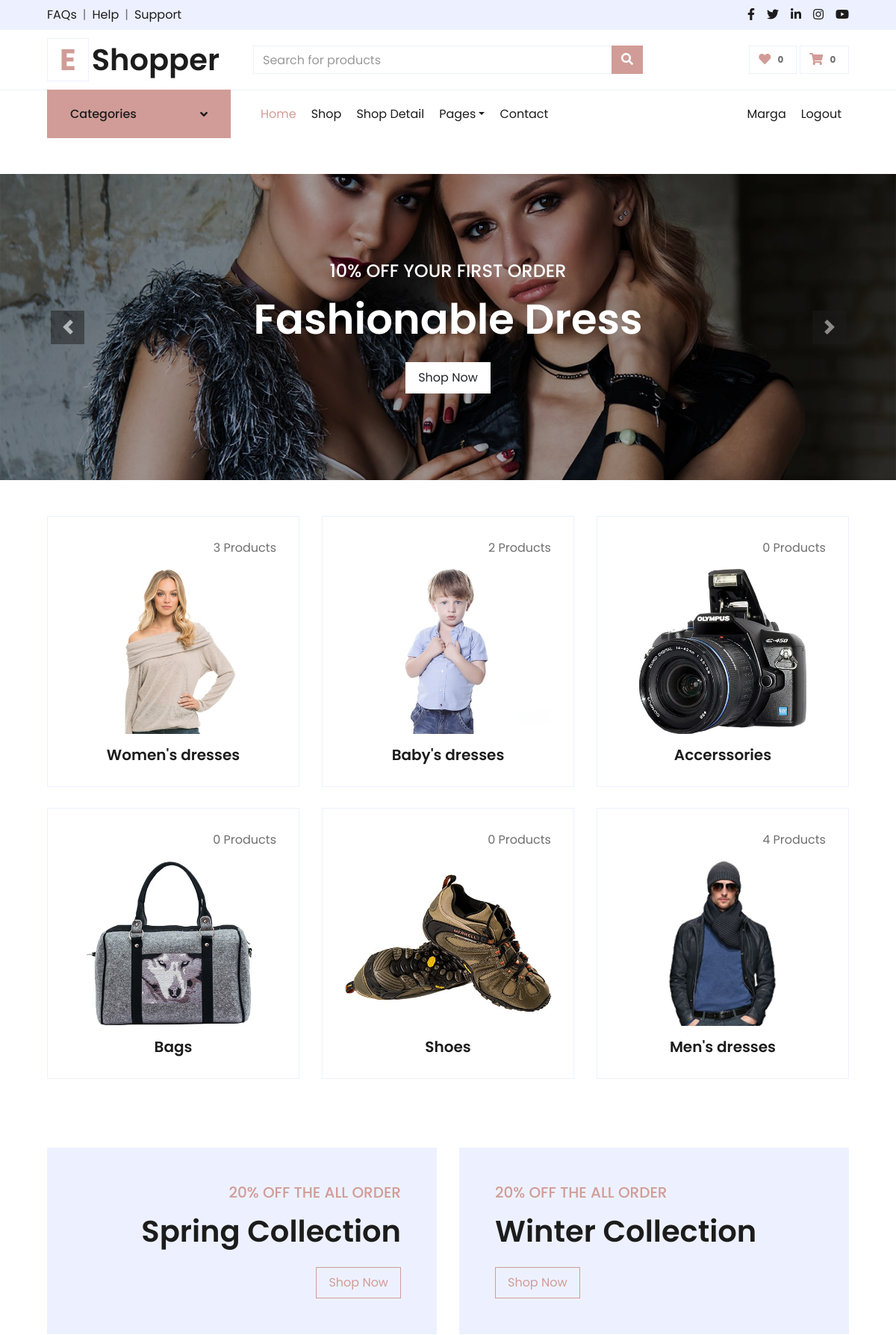
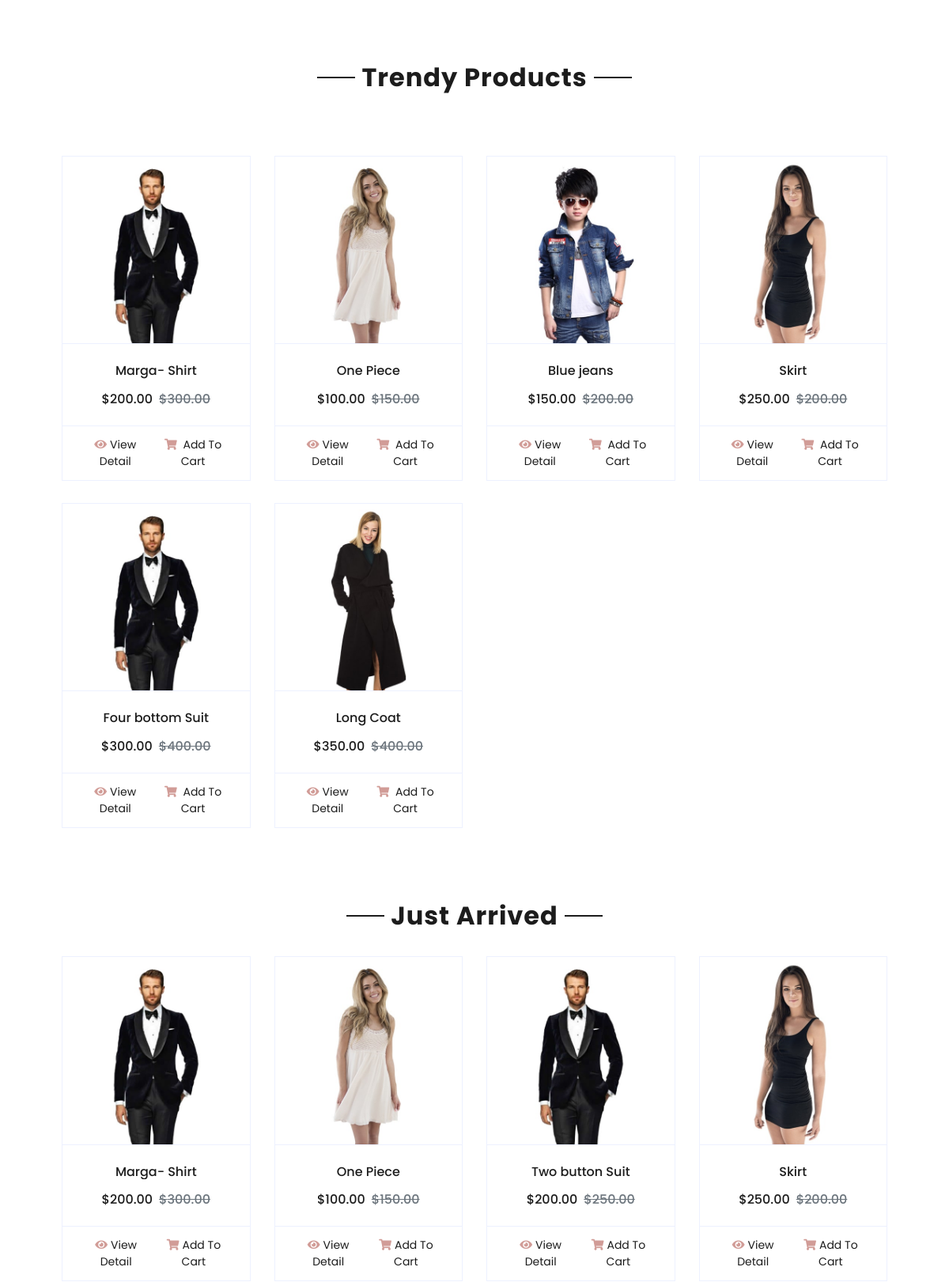
The page / (signed in, upper part) on the database its author committed (2 pictures, top to bottom).
### user_auth/models.py (models this page shows, shortened)
class User(AbstractUser):
    email = models.EmailField(unique=True)
    username = models.CharField(max_length=100)
    USERNAME_FIELD = 'email'
    REQUIRED_FIELDS = ['username']

### shop/models.py (models this page shows, shortened)
class Category(models.Model):
    cid = ShortUUIDField(unique=True,length=10,max_length=20,prefix='cat',alphabet='marga1234')
    title = models.CharField(max_length=100 , default='food')
    image = models.ImageField(upload_to='category',default='category.jpg')
    class Meta:
        verbose_name_plural = 'Categories' # for getting name categories rather categoyrs

class Product(models.Model):
    pid = ShortUUIDField(unique=True,length=10,max_length=20,alphabet='abc1234')
    title = models.CharField(max_length=40)
    color = models.ForeignKey(Product_colors, on_delete=models.SET_NULL, null=True)
    size = models.ForeignKey(Product_sizes, on_delete=models.SET_NULL, null=True)
    price_range = models.ForeignKey(Product_price, on_delete=models.SET_NULL, null=True)
    image = models.ImageField(upload_to=user_directory_path, default='product.jpg')
    description=RichTextUploadingField(null=True,blank=True,default="This is a product.")
    user = models.ForeignKey(User, on_delete=models.SET_NULL, null=True)
    vendor = models.ForeignKey(Vendor, on_delete=models.SET_NULL, null=True)
    category = models.ForeignKey(Category, on_delete=models.SET_NULL, null=True , related_name='category')  #related name for getting number of products for category
    price = models.DecimalField(max_digits=9999999999, decimal_places=2, default='1.99')
    old_price = models.DecimalField(max_digits=9999999999, decimal_places=2, default='2.99')
    specifications=RichTextUploadingField(null=True,blank=True)
    tags = TaggableManager(blank=True)
    product_status = models.CharField(choices=STATUS, max_length=10 , default="in_review")
    pro_qty = models.IntegerField(null=True)
    just_arrived = models.BooleanField(default=False)
    is_trendy =  models.BooleanField(default=False)
    in_stock = models.BooleanField(default=True)
    featured = models.BooleanField(default=False)
    digital = models.BooleanField(default=False)
    sku = ShortUUIDField (unique=True, length=4 , max_length=10 , prefix="sku" , alphabet ="1234567890")
    date = models.DateTimeField(auto_now_add=True)
    updated = models.DateTimeField(null=True, blank=True)
    class Meta:
        verbose_name_plural = 'products' # for getting name categories rather product

### shop/views.py (the view)
# urls.py: path('', shop_views.index,name='index'),
def index(request):
    products = Product.objects.all()
    category = Category.objects.all()
    vendors = Vendor.objects.all()
    context={
        'products' :products,
        'category' :category,
        'vendors'  :vendors,
    }
    return render(request,'shop/index.html',context)

### shop/context.py (called while the page is built)
def default(request):
    categories = Category.objects.all()
    products = Product.objects.all()
    sizes = Product_sizes.objects.all()
    prices = Product_price.objects.all()
    color = Product_colors.objects.all()
    j_ar = Product.objects.filter(just_arrived=True)  # to filter all the arrived products
    trendy = Product.objects.filter(is_trendy=True)  # to filter all the trendy products
    return {
        'categories' : categories ,
         'j_ar'     :j_ar,
        'trendy'   :trendy,
       'products'  : products,
        'sizes' :sizes,
        'prices' : prices,
        'color' : color
    }

### shop/templates/shop/index.html (shortened to what this page needs)
{% extends 'base.html' %}
{% load static %}
{%block body%}
{% include './includes/nav.html' %}
{% include './includes/cor.html' %}
    <div class="container-fluid pt-5">
        <div class="row px-xl-5 pb-3">
            {%for c in category%}
            <div class="col-lg-4 col-md-6 pb-1">
                <div class="cat-item d-flex flex-column border mb-4" style="padding: 30px;">
                    <p class="text-right">{{c.category.count }} Product{{c.category.count|pluralize}}</p>
                    <a href="{% url 'category' c.cid %}" class="cat-img position-relative overflow-hidden mb-3">
                        <img class="img-fluid" src="{{c.image.url}}" alt="">
                    </a>
                    <h5 class="font-weight-semi-bold m-0" style="text-align: center;">{{c.title}}</h5>
                </div>
            </div>
            {%endfor%}
        </div>
    </div>
{%endblock%}

### templates/base.html (shortened to what this page needs)
{% load static  %}
<!DOCTYPE html>
<html lang="en">
<head>
    <link href="https://cdnjs.cloudflare.com/ajax/libs/font-awesome/5.10.0/css/all.min.css" rel="stylesheet">
    <link href="{% static './lib/owlcarousel/assets/owl.carousel.min.css' %}" rel="stylesheet">
    <link rel="stylesheet" href="https://cdnjs.cloudflare.com/ajax/libs/font-awesome/4.7.0/css/font-awesome.min.css">
    <link href="{% static './css/style.css' %}" rel="stylesheet">
</head>
<body>
    <div class="container-fluid">
        <div class="row bg-secondary py-2 px-xl-5">
            <div class="col-lg-6 d-none d-lg-block">
                <div class="d-inline-flex align-items-center">
                    <a class="text-dark" href="">FAQs</a>
                    <span class="text-muted px-2">|</span>
                    <a class="text-dark" href="">Help</a>
                    <span class="text-muted px-2">|</span>
                    <a class="text-dark" href="">Support</a>
                </div>
            </div>
            <div class="col-lg-6 text-center text-lg-right">
                <div class="d-inline-flex align-items-center">
                    <a class="text-dark px-2" href="">
                        <i class="fab fa-facebook-f"></i>
                    </a>
                    <a class="text-dark px-2" href="">
                        <i class="fab fa-twitter"></i>
                    </a>
                    <a class="text-dark px-2" href="">
                        <i class="fab fa-linkedin-in"></i>
                    </a>
                    <a class="text-dark px-2" href="">
                        <i class="fab fa-instagram"></i>
                    </a>
                    <a class="text-dark pl-2" href="">
                        <i class="fab fa-youtube"></i>
                    </a>
                </div>
            </div>
        </div>
        <div class="row align-items-center py-3 px-xl-5">
            <div class="col-lg-3 d-none d-lg-block">
                <a href="" class="text-decoration-none">
                    <h1 class="m-0 display-5 font-weight-semi-bold"><span class="text-primary font-weight-bold border px-3 mr-1">E</span>Shopper</h1>
                </a>
            </div>
            <div class="col-lg-6 col-6 text-left">
                <form method="GET" action="{% url 'shop' %}">
                    <div class="input-group">
                        <input type="text" class="form-control" placeholder="Search for products" name="q">
                        <div class="input-group-append">
                            <button type="submit" class="btn btn-primary">
                                <i class="fa fa-search text-white"></i>
                            </button>
                        </div>
                    </div>
                </form>
            </div>
            <div class="col-lg-3 col-6 text-right">
                <a href="" class="btn border">
                    <i class="fas fa-heart text-primary"></i>
                    <span class="badge">0</span>
                </a>
                <a href="{% url 'cart' %}" class="btn border">
                    <i  class="fas fa-shopping-cart text-primary"></i>
                    <span class="cart-items-count badge">{{request.session.cart_data_obj|length}}</span>
                </a>
            </div>
        </div>
    </div>
    {% block body %}
    {% endblock %}
    <div class="container-fluid offer pt-5">
        <div class="row px-xl-5">
            <div class="col-md-6 pb-4">
                <div class="position-relative bg-secondary text-center text-md-right text-white mb-2 py-5 px-5">
                    <div class="position-relative" style="z-index: 1;">
                        <h5 class="text-uppercase text-primary mb-3">20% off the all order</h5>
                        <h1 class="mb-4 font-weight-semi-bold">Spring Collection</h1>
                        <a href="" class="btn btn-outline-primary py-md-2 px-md-3">Shop Now</a>
                    </div>
                </div>
            </div>
            <div class="col-md-6 pb-4">
                <div class="position-relative bg-secondary text-center text-md-left text-white mb-2 py-5 px-5">
                    <div class="position-relative" style="z-index: 1;">
                        <h5 class="text-uppercase text-primary mb-3">20% off the all order</h5>
                        <h1 class="mb-4 font-weight-semi-bold">Winter Collection</h1>
                        <a href="" class="btn btn-outline-primary py-md-2 px-md-3">Shop Now</a>
                    </div>
                </div>
            </div>
        </div>
    </div>
    <div class="container-fluid pt-5">
        <div class="text-center mb-4">
            <h2 class="section-title px-5"><span class="px-2">Trendy Products</span></h2>
        </div>
        <div class="container-fluid pt-5">
            <div class="row px-xl-5 pb-3">
                {%for pro in trendy%}
                <div class="col-lg-3 col-md-6 col-sm-12 pb-1">
                    <div class="card product-item border-0 mb-4">
                        <div class="card-header product-img position-relative overflow-hidden bg-transparent border p-0">
                             <a href="{% url 'detail' pro.pid %}"> <img class="img-fluid w-100"  src="{{pro.image.url}}" alt=""> </a>
                        </div>
                        <div class="card-body border-left border-right text-center p-0 pt-4 pb-3">
                            <h6 class="text-truncate mb-3">{{pro.title}}</h6>
                            <div class="d-flex justify-content-center">
                                <span><h6>$</h6></span><span class="current-product-price-{{pro.id}}"><h6>{{pro.price}}</h6></span>
                                <h6 class="text-muted ml-2"><del>${{pro.old_price}}</del></h6>
                            </div>
                        </div>
                        <div class="card-footer d-flex justify-content-between bg-light border">
                            <a href="{% url 'detail' pro.pid %}"  class="btn btn-sm text-dark p-0"><i class="fas fa-eye text-primary mr-1"></i>View Detail</a>
                            <button href="" type="submit" class="add-to-cart-btn btn btn-sm text-dark p-0" data-index="{{pro.id}}" id="add-to-cart-btn">
                                <i class="fas fa-shopping-cart text-primary mr-1">
                                </i>
                                Add To Cart
                            </button>
                        </div>
                    </div>
                </div>
                {%endfor%}
            </div>
        </div>
    {% include 'shop/includes/just.html' %}
</body>
</html>

### shop/templates/shop/includes/nav.html (shortened to what this page needs)
{% load static  %}
<!DOCTYPE html>
<html lang="en">
<head>
    <link href="https://cdnjs.cloudflare.com/ajax/libs/font-awesome/5.10.0/css/all.min.css" rel="stylesheet">
    <link href="{% static '/static/lib/owlcarousel/assets/owl.carousel.min.css' %}" rel="stylesheet">
    <link href="{% static '/static/css/style.css' %}" rel="stylesheet">
</head>
<body>
<div class="container-fluid mb-5">
    <div class="row border-top px-xl-5">
        <div class="col-lg-3 d-none d-lg-block">
            <a class="btn shadow-none d-flex align-items-center justify-content-between bg-primary text-white w-100 collapsed" data-toggle="collapse" href="#navbar-vertical" style="height: 65px; margin-top: -1px; padding: 0 30px;">
                <h6 class="m-0">Categories</h6>
                <i class="fa fa-angle-down text-dark"></i>
            </a>
        </div>
        <div class="col-lg-9">
            <nav class="navbar navbar-expand-lg bg-light navbar-light py-3 py-lg-0 px-0">
                <div class="collapse navbar-collapse justify-content-between" id="navbarCollapse">
                    <div class="navbar-nav mr-auto py-0">
                        <a href="{% url 'index'  %}" class="nav-item nav-link active">Home</a>
                        <a href="{% url 'shop' %}" class="nav-item nav-link">Shop</a>
                        <a href="detail.html" class="nav-item nav-link">Shop Detail</a>
                        <div class="nav-item dropdown">
                            <a href="#" class="nav-link dropdown-toggle" data-toggle="dropdown">Pages</a>
                        </div>
                        <a href="contact.html" class="nav-item nav-link">Contact</a>
                    </div>
                    <div class="navbar-nav ml-auto py-0">
                    {%if request.user.is_authenticated %}
                        <a href="" class="nav-item nav-link">{{user.username | title}}</a>
                        <a href="{% url 'logout' %}" class="nav-item nav-link">Logout</a>
                    {%else %}
                        <a href="{% url 'login' %}" class="nav-item nav-link">Login</a>
                        <a href="{% url 'signup' %}" class="nav-item nav-link">Register</a>
                    {%endif%}
                    </div>
                </div>
            </nav>
        </div>
    </div>
</div>

### shop/templates/shop/includes/just.html (shortened to what this page needs)
{% load static  %}
<div class="container-fluid pt-5">
    <div class="text-center mb-4">
        <h2 class="section-title px-5"><span class="px-2">Just Arrived</span></h2>
    </div>
    <div class="row px-xl-5 pb-3">
        {%for item in j_ar%}
        <div class="col-lg-3 col-md-6 col-sm-12 pb-1">
            <div class="card product-item border-0 mb-4">
                <div class="card-header product-img position-relative overflow-hidden bg-transparent border p-0">
                   <a href="{%url 'detail' item.pid %}" cd > <img class="img-fluid w-100" src="{{item.image.url}}" alt=""></a>
                </div>
                <div class="card-body border-left border-right text-center p-0 pt-4 pb-3">
                    <h6 class="text-truncate mb-3">{{item.title}}</h6>
                    <div class="d-flex justify-content-center">
                        <span><h6>$</h6></span><span class="current-product-price-{{item.id}}"><h6>{{item.price}}</h6></span>
                        <h6 class="text-muted ml-2"><del>${{item.old_price}}</del></h6>
                    </div>
                </div>
                <div class="card-footer d-flex justify-content-between bg-light border">
                    <a href="{%url 'detail' item.pid %}" class="btn btn-sm text-dark p-0"><i class="fas fa-eye text-primary mr-1"></i>View Detail</a>
                    <button href="" type="submit" class="add-to-cart-btn btn  btn-sm text-dark p-0" data-index="{{item.id}}" id="add-to-cart-btn"><i class="fas fa-shopping-cart text-primary mr-1"></i>Add To Cart</button>
                </div>
            </div>
        </div>
        {%endfor%}
    </div>
</div>

### rows shown on the page
User: username "Marga"
Category: category.count "3", image (picture), title "Women's dresses"
Category: category.count "2", image (picture), title "Baby's dresses"
Category: category.count "0", image (picture), title "Accerssories"
Category: category.count "0", image (picture), title "Bags"
Category: category.count "0", image (picture), title "Shoes"
Category: category.count "4", image (picture), title "Men's dresses"
Product: image (picture), title "Marga- Shirt", price "200.00", old_price "300.00"
Product: image (picture), title "One Piece", price "100.00", old_price "150.00"
Product: image (picture), title "Blue jeans", price "150.00", old_price "200.00"
Product: image (picture), title "Skirt", price "250.00", old_price "200.00"
Product: image (picture), title "Four bottom Suit", price "300.00", old_price "400.00"
Product: image (picture), title "Long Coat", price "350.00", old_price "400.00"
Product: image (picture), title "Two button Suit", price "200.00", old_price "250.00"

### other values the page prints
{{ request.session.cart_data_obj|length }} "0"
